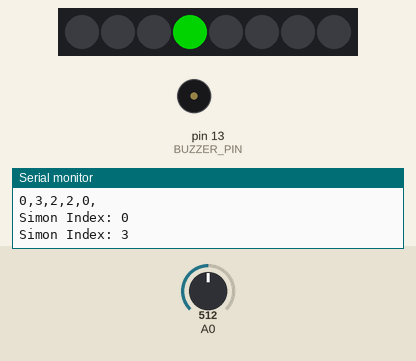
Recording of a sketch running on a simulated Arduino Uno, built with avr-gcc and run on an emulated ATmega328P. On the bench: 8 RGB LEDs in strip order, left to right, buzzer (waves = sounding, pin HIGH), the last lines printed to the serial monitor. The test bench sets the inputs (shaded band); at power-on: A0 = 512. Dim RGB values are drawn brighter than linear; random numbers use the default seed unless the sketch sets one.

Above: at 9.3 s.
9.4 s: A0 set to 716
At 12.9 s:
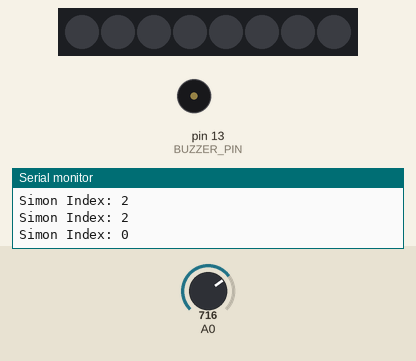
At 18.8 s:
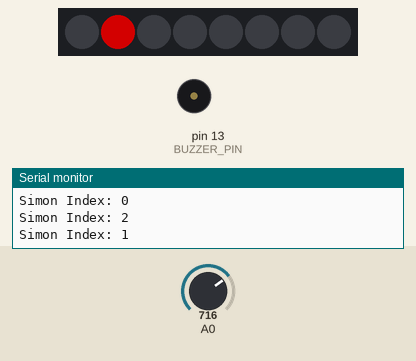
21.3 s: A0 set to 511
29.8 s: A0 set to 306
At 37.2 s:
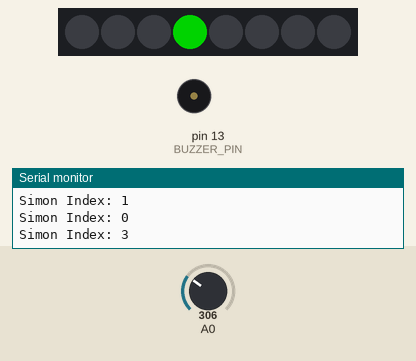
Timing chart, 0 to 44.3 s (numbered marks = the images above; inputs shaded):
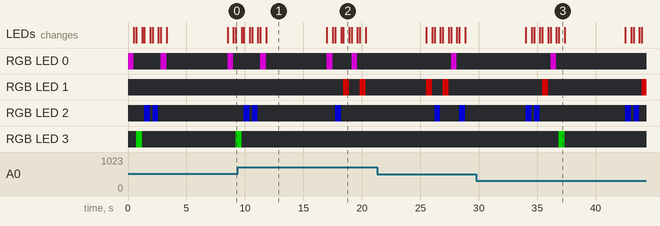

The sketch:

simon_step_03.ino
```cpp
#include <Adafruit_NeoPixel.h>
#include "simon.h"

int sequenceCounter = 0;
uint8_t sequence[MAX_SEQUENCE];

const int BUTTONS[] = { BUTTON_ONE_PIN, BUTTON_TWO_PIN, BUTTON_THREE_PIN, BUTTON_FOUR_PIN };
const COLOR SIMON_COLORS[] = { PURPLE, RED, BLUE, GREEN };

Adafruit_NeoPixel strip = Adafruit_NeoPixel(SIZE_OF_NEO_PIXEL_BAR, NEO_PIXEL_PIN, NEO_GRB + NEO_KHZ800);

void setup()
{
  // Initialize the new pixel strip library
  strip.begin();

  // Initialize all pixels to 'off'
  strip.show();

  // So we can debug ... if needed
  Serial.begin(9600);

  // Initialize the buzzer
  pinMode(BUZZER_PIN, OUTPUT);

  // The four buttons need pullup resistors so we can tell when the button is pressed
  // Otherwise it falls back to high impedance
  for(int i =0 ; i < NUM_BUTTONS; i++) {
    pinMode(BUTTONS[i], INPUT_PULLUP);
  }

}

void loop()
{
  generateSequence();
  sequenceCounter = MAX_SEQUENCE - 1;
  displaySequence();
  delay(5000);
}


void generateSequence() {
  randomSeed(analogRead(0));

  Serial.println("Sequence ...");
  for(int i = 0; i < MAX_SEQUENCE; i++) {
    uint8_t randNumber = (uint8_t)random(0, 4);
    sequence[i] = randNumber;
    Serial.print(sequence[i]); Serial.print(",");
  }
  Serial.println("");

  sequenceCounter = 0;
}

void displaySequence() {
  for(int i = 0; i <= sequenceCounter; i++) {
    uint8_t simonIndex = sequence[i];

    Serial.print("Simon Index: "); Serial.println(simonIndex);

    displaySingleSequenceItem(simonIndex);
    delay(DISPLAY_PAUSE);
  }
}


void displaySingleSequenceItem(int simonIndex) {
  COLOR colorToShow = SIMON_COLORS[simonIndex];

  strip.setPixelColor(simonIndex, colorToShow.r, colorToShow.g, colorToShow.b);
  strip.show();

  delay(500);

  // Turn the light off
  strip.setPixelColor(simonIndex, 0x00, 0x00, 0x00);
  strip.show();
}

bool readUserInput() {
  int sequenceRemembered = true;

  int numberOfUserButtonPresses = 0;
  int expectedUserButtonPresses = sequenceCounter;

  while (numberOfUserButtonPresses < expectedUserButtonPresses) {
    int simonIndex = -1;

    int buttonPressed = getButtonUserPressed();

    if (buttonPressed >= 0 && buttonPressed < NUM_BUTTONS) {
      displaySingleSequenceItem(buttonPressed);
      if (sequence[numberOfUserButtonPresses] != buttonPressed) {
        sequenceRemembered = false;
        break;
      }

      numberOfUserButtonPresses++;
    }
  }

  return sequenceRemembered;
}

int getButtonUserPressed() {
  int buttonPressed = -1;

  for(int i = 0; i < NUM_BUTTONS; i++) {
    int buttonValue = digitalRead(BUTTONS[i]);

    if (buttonValue == LOW) {
      buttonPressed = i;
      break;
    }
  }

  return buttonPressed;
}

void lightUpFromButtonPress(int simonIndex) {
  strip.setPixelColor(simonIndex, 0xFF, 0x00, 0xFF);
  strip.show();

  delay(500);

  // Turn the light off
  strip.setPixelColor(simonIndex, 0x00, 0x00, 0x00);
  strip.show();
}
```

simon.h
```cpp
#define NUM_BUTTONS       4
#define BUTTON_ONE_PIN    6
#define BUTTON_TWO_PIN    8
#define BUTTON_THREE_PIN  10
#define BUTTON_FOUR_PIN   12

#define NEO_PIXEL_PIN          2
#define SIZE_OF_NEO_PIXEL_BAR  8

#define MAX_SEQUENCE       5
#define DISPLAY_PAUSE      200
#define BUZZER_PIN         13

struct COLOR {
  byte r;
  byte g;
  byte b;
};

#define RED    {0x7F, 0x00, 0x00}
#define GREEN  {0x00, 0x7F, 0x00}
#define BLUE   {0x00, 0x00, 0x7F}
#define PURPLE {0x7F, 0x00, 0x7F}
#define ORANGE {0x7F, 0x52, 0x00}
#define WHITE  {0x7F, 0x7F, 0x7F}
#define YELLOW {0x79, 0x7A, 0x05}
#define INDIGO {0x20, 0x05, 0x7A}
```

Measured:
- what the display in image 1 shows lasts 5.2 s, from 11.8 s to 17.0 s
- what the display in image 2 shows lasts 0.5 s, from 18.4 s to 18.9 s
